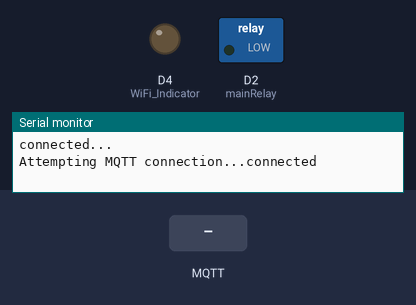
The sketch below on a simulated ESP8266 (Wemos D1 mini). Shown: switched loads named in the sketch (green lamp = pin HIGH), output pins drawn as LEDs (lit = HIGH), the last lines printed to the serial monitor. Inputs (shaded band) come from the test bench. WiFi joins after 1.5 s; servers stay silent unless stated; no MQTT or app messages arrive unless stated.

Above: at 2.7 s.
2.8 s: MQTT message "1" arrives on the first subscribed topic
At 3.1 s:
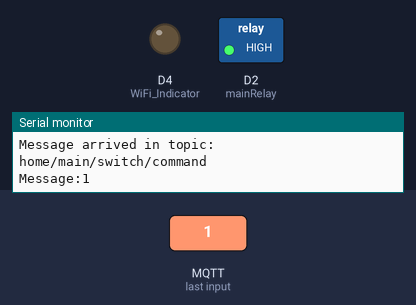
4.3 s: MQTT message "0" arrives on the first subscribed topic
At 5.5 s:
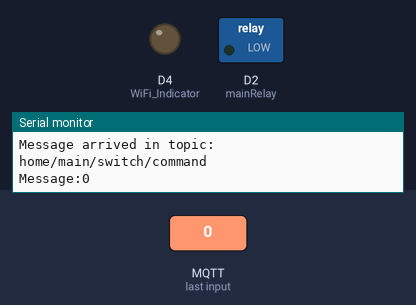
Timing chart, 0 to 7.3 s (numbered marks = the images above; inputs shaded):
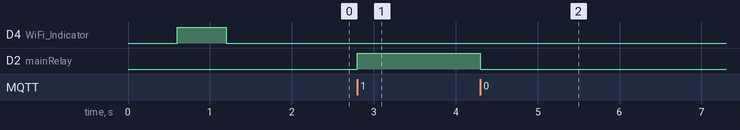

The sketch:

dynet_relay_HA.ino
```cpp
#include <ESP8266WiFi.h>
#include <PubSubClient.h>
#include <WiFiManager.h>
#include <Ticker.h>

const char *MQTT_SERVER = "xxx.xxx.xxx.xxx";
const char *MQTT_TOPIC_RELAY = "home/main/switch/state";
const char *MQTT_TOPIC_HOME_STATUS = "home/main/away/state";
const char *MQTT_STATUS = "home/main/status";
const char *SWITCH1 = "home/main/switch/command";

const char *MQTT_CLIENT_ID = "esp8266-main-switch";
const char *MQTT_USERNAME = "..........";
const char *MQTT_PASSWORD = "..........";

WiFiClient espClient;
PubSubClient client(espClient);
Ticker ticker;

// Pin Setup
#define mainRelay D2

void tick()
{
  // toggle state
  digitalWrite(2, !digitalRead(2)); // set pin GPIO2 Led Wemos On-board
}

void configModeCallback(WiFiManager *myWiFiManager)
{
  Serial.println("Entered config mode");
  Serial.println(WiFi.softAPIP());
  // if you used auto generated SSID, print it
  Serial.println(myWiFiManager->getConfigPortalSSID());
  // entered config mode, make led toggle faster
  ticker.attach(0.2, tick);
}

void setup_wifi()
{
  WiFi.mode(WIFI_STA);
  pinMode(2, OUTPUT);
  ticker.attach(0.6, tick);

  WiFiManager wm;
  wm.setAPCallback(configModeCallback);

  if (!wm.autoConnect())
  { // SSID from IDChip
    Serial.println("failed to connect");
    wm.resetSettings();
    ESP.restart();
    delay(1000);
  }

  Serial.println("connected...");
  ticker.detach();
  digitalWrite(2, LOW);
}

void callback(char *topic, byte *message, unsigned int length)
{
  Serial.print("Message arrived in topic: ");
  Serial.println(topic);
  Serial.print("Message:");
  String messageTemp;

  for (int i = 0; i < length; i++)
  {
    Serial.print((char)message[i]);
    Serial.println();
    if ((char)message[i] != '"')
      messageTemp += (char)message[i];
  }

  if (String(topic) == SWITCH1)
  {
    if (messageTemp == "1")
    {
      digitalWrite(mainRelay, HIGH);
      client.publish(MQTT_TOPIC_RELAY, "1");
      client.publish(MQTT_TOPIC_HOME_STATUS, "1");
    }
    else if (messageTemp == "0")
    {
      digitalWrite(mainRelay, LOW);
      client.publish(MQTT_TOPIC_RELAY, "0");
      client.publish(MQTT_TOPIC_HOME_STATUS, "0");
    }
  }
}

void reconnect()
{
  // Loop until we're reconnected
  while (!client.connected())
  {
    Serial.print("Attempting MQTT connection...");
    // Attempt to connect
    if (client.connect(MQTT_CLIENT_ID, MQTT_USERNAME, MQTT_PASSWORD, MQTT_STATUS, 1, 1, "Offline"))
    {
      Serial.println("connected");
      // subscribe
      client.subscribe(SWITCH1);
      client.publish(MQTT_STATUS, "Online", true);
    }
    else
    {
      Serial.print("failed, rc=");
      Serial.print(client.state());
      Serial.println(" try again in 5 seconds");
      // Wait 5 seconds before retrying
      delay(5000);
    }
  }
}

void setup()
{
  // Serial port for debugging purposes
  Serial.begin(115200);
  setup_wifi();

  // MQTT Server Setup
  client.setServer(MQTT_SERVER, 1883);
  client.setCallback(callback);

  pinMode(2, OUTPUT); // WiFi Indicator
  pinMode(mainRelay, OUTPUT);
}

void loop()
{
  if (!client.connected())
  {
    reconnect();
  }
  client.loop();
}
```

Measured:
- after the input at 2.8 s, D2 (mainRelay): LOW → HIGH at once
- after the input at 4.3 s, D2 (mainRelay): HIGH → LOW at once
